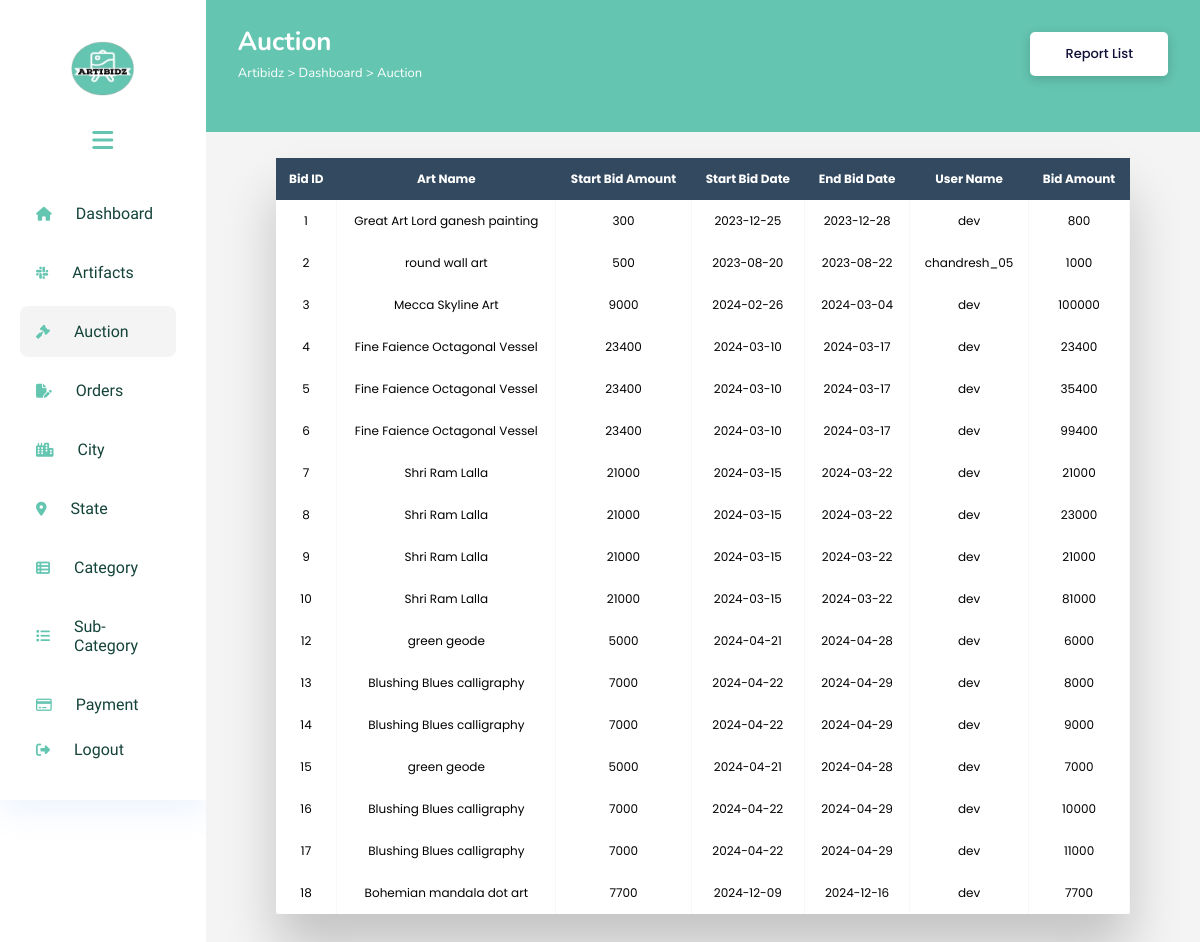
/Admin/show_bid.php, run on the app's committed database.
### tables this page shows
CREATE TABLE `bid` (
  `bid_id` int(11) NOT NULL,
  `art_id` int(11) NOT NULL,
  `start_bid_amt` int(11) NOT NULL,
  `start_bid_date` date NOT NULL,
  `end_bid_date` date NOT NULL,
  `user_id` int(11) NOT NULL,
  `bid_amt` int(11) NOT NULL
);

CREATE TABLE `art` (
  `art_id` int(11) NOT NULL,
  `art_name` varchar(60) NOT NULL,
  `art_desc` varchar(2000) NOT NULL,
  `art_date` date NOT NULL,
  `art_amt` int(11) NOT NULL,
  `art_qty` int(11) NOT NULL,
  `sub_cat_id` int(11) NOT NULL,
  `user_id` int(11) NOT NULL,
  `sale_or_auction` varchar(20) NOT NULL
);

CREATE TABLE `user` (
  `user_id` int(11) NOT NULL,
  `fname` varchar(30) NOT NULL,
  `lname` varchar(30) NOT NULL,
  `gender` varchar(6) NOT NULL,
  `profile_pic` varchar(250) DEFAULT NULL,
  `username` varchar(30) NOT NULL,
  `email_address` varchar(50) NOT NULL,
  `contact_no` bigint(11) NOT NULL,
  `password` varchar(15) NOT NULL,
  `security_question` varchar(70) NOT NULL,
  `security_answer` varchar(70) NOT NULL,
  `date_of_birth` date NOT NULL,
  `address` varchar(150) NOT NULL,
  `city_id` int(11) NOT NULL,
  `pincode` int(11) NOT NULL,
  `user_type` varchar(20) NOT NULL
);

### Admin/show_bid.php (the view, shortened to what this page needs)
<!DOCTYPE html>
<html lang="en">
<head>
    <link rel="stylesheet" href="https://cdnjs.cloudflare.com/ajax/libs/font-awesome/6.5.1/css/all.min.css" />
    <link rel="stylesheet" href="styletable.css">
</head>
<body>
    <div class="sidebar" id="mySidebar">
        <header>
        <div class="logo">
            <img src="artibidz-logo.png" alt="">
        </div>
        <div class="bar" onclick="toggleSidebar()">
            <i class="fa-sharp fa-solid fa-bars fa-xl"></i>
        </div>
        </header>
        <div class="scrollbox">
        <div class="scrollbox-inner">
            <ul class="menu">
                <li>
                    <a href="admin.php">
                        <i class="fa-solid fa-house"></i>
                        <span>Dashboard</span>
                    </a>
                </li>
                <li>
                    <a href="art_show.php">
                        <i class="fa-brands fa-slack"></i>
                        <span>Artifacts</span>
                    </a>
            </li>
            <li class="active">
                <a href="show_bid.php">
                    <i class="fa-solid fa-gavel"></i>
                    <span>Auction</span>
                </a>
            </li>
            <li>
                <a href="view_order.php">
                    <i class="fa-solid fa-file-pen"></i>
                    <span>Orders</span>
                </a>
            </li>
            <li>
                <a href="city.php">
                    <i class="fa-solid fa-city"></i>
                    <span>City</span>
                </a>
            </li>
            <li>
                <a href="state.php">
                    <i class="fa-solid fa-location-dot"></i>
                    <span>State</span>
                </a>
            </li>
            <li>
                <a href="category.php">
                    <i class="fa-solid fa-table-list"></i>
                    <span>Category</span>
                </a>
            </li>
            <li>
                <a href="sub_category.php">
                    <i class="fa-solid fa-list"></i>
                    <span>Sub-Category</span>
                </a>
            </li>
            <li>
                <a href="payment.php">
                    <i class="fa-regular fa-credit-card"></i>
                    <span>Payment</span>
                </a>
            </li>
        </ul>
        </div>
        </div>
        <footer>
            <ul class="menu">
                <li>
                    <a href="../login/login.php">
                        <i class="fa-solid fa-right-from-bracket"></i>
                        <span>Logout</span>
                    </a>
                </li>
            </ul>
        </footer>
    </div>
    <div class="main-content">
        <div class="header-wrapper">
            <div class="header-title">
                <h2>Auction</h2>
                <span class="path">Artibidz > Dashboard > Auction</span>
            </div>
            <div class="user-info">
                <a href="order_report.php" class="report-list">Report List</a>
            </div>
        </div>
        <div class="body-wrapper">
<?php
$conn=mysqli_connect("localhost","root","","artibidz") or die("check connection");
$sql = "SELECT bid.bid_id, art.art_name, bid.start_bid_amt, bid.start_bid_date, bid.end_bid_date, user.username, bid.bid_amt
        FROM bid
        INNER JOIN art ON bid.art_id = art.art_id
        INNER JOIN user ON bid.user_id = user.user_id";
$result = $conn->query($sql);
if ($result->num_rows > 0) {
    echo "<div class='table-wrapper'>
    <table class='fl-table'>
        <thead>
        <tr>
            <th>Bid ID</th>
            <th>Art Name</th>
            <th>Start Bid Amount</th>
            <th>Start Bid Date</th>
            <th>End Bid Date</th>
                <th>User Name</th>
                <th>Bid Amount</th>
        </tr>
        </thead>";
                while ($row = $result->fetch_assoc()) {
                    echo "
                    <tr>
                    <tbody>
                        <td>" . $row["bid_id"] . "</td>
                        <td>" . $row["art_name"] . "</td>
                        <td>" . $row["start_bid_amt"] . "</td>
                        <td>" . $row["start_bid_date"] . "</td>
                        <td>" . $row["end_bid_date"] . "</td>
                        <td>" . $row["username"] . "</td>
                        <td>" . $row["bid_amt"] . "</td>
                    </tr>
                    </tbody>";
            }
            echo "</table>";
            echo "</div>";
        } else {
    echo "0 results";
}
?>
</div>
</div>
</body>
</html>

### Admin/styletable.css (style rules this page uses)
* { margin: 0; padding: 0; border: none; outline: none; box-sizing: border-box; font-family: "Poppins", sans-serif; }
body { display: flex; }
.sidebar { position: sticky; top: 0; left: 0; bottom: 0; width: 20%; height: 100vh; padding: 0 1.7rem; color: #fff; overflow: hidden; transition: all 0.5s linear; background-color: white; box-shadow: 0 12px 30px rgba(80,143,244,.1); display: flex; flex-direction: column; padding: 20px 20px 0 20px; }
.bar { display: flex; justify-content: center; align-items: center; height: 80px; color: #64c5b1; }
.menu { position: relative; list-style: none; padding: 0; }
.menu li { padding: 1rem; margin: 8px 0; border-radius: 8px; transition: all 0.5s ease-in-out; }
.menu li:hover, .active { background: #e0e0e058; }
.menu a { color: #64c5b1; font-size: 14px; text-decoration: none; display: flex; align-items: center; gap: 1.5rem; }
.menu a span { overflow: hidden; font-size: 16px; font-weight: 400; font-family: 'Comfortaa', sans-serif; color: #144339; }
.main-content { position: relative; background: #f3f4f3; width: 100%; }
.logo { display: flex; justify-content: center; align-items: center; height: 10vh; }
.logo img { width: 65px; height: 55px; cursor: pointer; border-radius: 50%; margin-top: 2vh; }
.header-wrapper { display: flex; justify-content: space-between; align-items: center; flex-wrap: wrap; color: #fff; background: #64c5b1; padding: 3rem 2rem; padding-top: 1.5rem; padding-bottom: 3rem; margin-bottom: 1rem; }
h2 { font-family: 'Nunito', sans-serif; font-size: 26px; }
.header-title span { font-family: 'Nunito', sans-serif; font-size: 13px; }
.user-info { display: flex; align-items: center; gap: 1; }
.report-list { display: inline-block; padding: 14px 35px; line-height: 16px; font-size: 13px; font-weight: 500; border-radius: 5px; background-color: #fff; background: #fff; text-shadow: none; color: #101038; box-shadow: 0 3px 11px rgba(0,0,0,.17); transition: 1s; }
a { text-decoration: none; }
.body-wrapper { display: flex; align-items: center; justify-content: center; }
.table-wrapper { margin: 10px 70px 70px; box-shadow: 0px 35px 50px rgba( 0, 0, 0, 0.2 ); width: 90%; }
.fl-table { border-radius: 5px; font-size: 12px; font-weight: normal; border: none; border-collapse: collapse; width: 100%; max-width: 100%; white-space: nowrap; background-color: white; }
.fl-table td, .fl-table th { text-align: center; padding: 12px; }
.fl-table td { border-right: 1px solid #f8f8f8; font-size: 12px; }
.fl-table thead th { color: #ffffff; background: #324960; }
.fl-table thead th:nth-child(odd) { color: #ffffff; background: #324960; }

### Admin/show_bid.php (style rules this page uses)
.scrollbox { overflow: auto; padding-right: 10px; height: 67vh; }
.sidebar { display: flex; flex-direction: column; padding: 20px 20px 0 20px; }
.logo img { margin-top:2vh; }

### data on the page
bid: bid_id "1", art.art_name "Great Art Lord ganesh painting", start_bid_amt "300", start_bid_date "2023-12-25", end_bid_date "2023-12-28", user.username "dev", bid_amt "800"
bid: bid_id "2", art.art_name "round wall art", start_bid_amt "500", start_bid_date "2023-08-20", end_bid_date "2023-08-22", user.username "chandresh_05", bid_amt "1000"
bid: bid_id "3", art.art_name "Mecca Skyline Art", start_bid_amt "9000", start_bid_date "2024-02-26", end_bid_date "2024-03-04", user.username "dev", bid_amt "100000"
bid: bid_id "4", art.art_name "Fine Faience Octagonal Vessel", start_bid_amt "23400", start_bid_date "2024-03-10", end_bid_date "2024-03-17", user.username "dev", bid_amt "23400"
bid: bid_id "5", art.art_name "Fine Faience Octagonal Vessel", start_bid_amt "23400", start_bid_date "2024-03-10", end_bid_date "2024-03-17", user.username "dev", bid_amt "35400"
bid: bid_id "6", art.art_name "Fine Faience Octagonal Vessel", start_bid_amt "23400", start_bid_date "2024-03-10", end_bid_date "2024-03-17", user.username "dev", bid_amt "99400"
bid: bid_id "7", art.art_name "Shri Ram Lalla", start_bid_amt "21000", start_bid_date "2024-03-15", end_bid_date "2024-03-22", user.username "dev", bid_amt "21000"
bid: bid_id "8", art.art_name "Shri Ram Lalla", start_bid_amt "21000", start_bid_date "2024-03-15", end_bid_date "2024-03-22", user.username "dev", bid_amt "23000"
bid: bid_id "9", art.art_name "Shri Ram Lalla", start_bid_amt "21000", start_bid_date "2024-03-15", end_bid_date "2024-03-22", user.username "dev", bid_amt "21000"
bid: bid_id "10", art.art_name "Shri Ram Lalla", start_bid_amt "21000", start_bid_date "2024-03-15", end_bid_date "2024-03-22", user.username "dev", bid_amt "81000"
bid: bid_id "12", art.art_name "green geode", start_bid_amt "5000", start_bid_date "2024-04-21", end_bid_date "2024-04-28", user.username "dev", bid_amt "6000"
bid: bid_id "13", art.art_name "Blushing Blues calligraphy", start_bid_amt "7000", start_bid_date "2024-04-22", end_bid_date "2024-04-29", user.username "dev", bid_amt "8000"
bid: bid_id "14", art.art_name "Blushing Blues calligraphy", start_bid_amt "7000", start_bid_date "2024-04-22", end_bid_date "2024-04-29", user.username "dev", bid_amt "9000"
bid: bid_id "15", art.art_name "green geode", start_bid_amt "5000", start_bid_date "2024-04-21", end_bid_date "2024-04-28", user.username "dev", bid_amt "7000"
bid: bid_id "16", art.art_name "Blushing Blues calligraphy", start_bid_amt "7000", start_bid_date "2024-04-22", end_bid_date "2024-04-29", user.username "dev", bid_amt "10000"
bid: bid_id "17", art.art_name "Blushing Blues calligraphy", start_bid_amt "7000", start_bid_date "2024-04-22", end_bid_date "2024-04-29", user.username "dev", bid_amt "11000"
bid: bid_id "18", art.art_name "Bohemian mandala dot art", start_bid_amt "7700", start_bid_date "2024-12-09", end_bid_date "2024-12-16", user.username "dev", bid_amt "7700"
